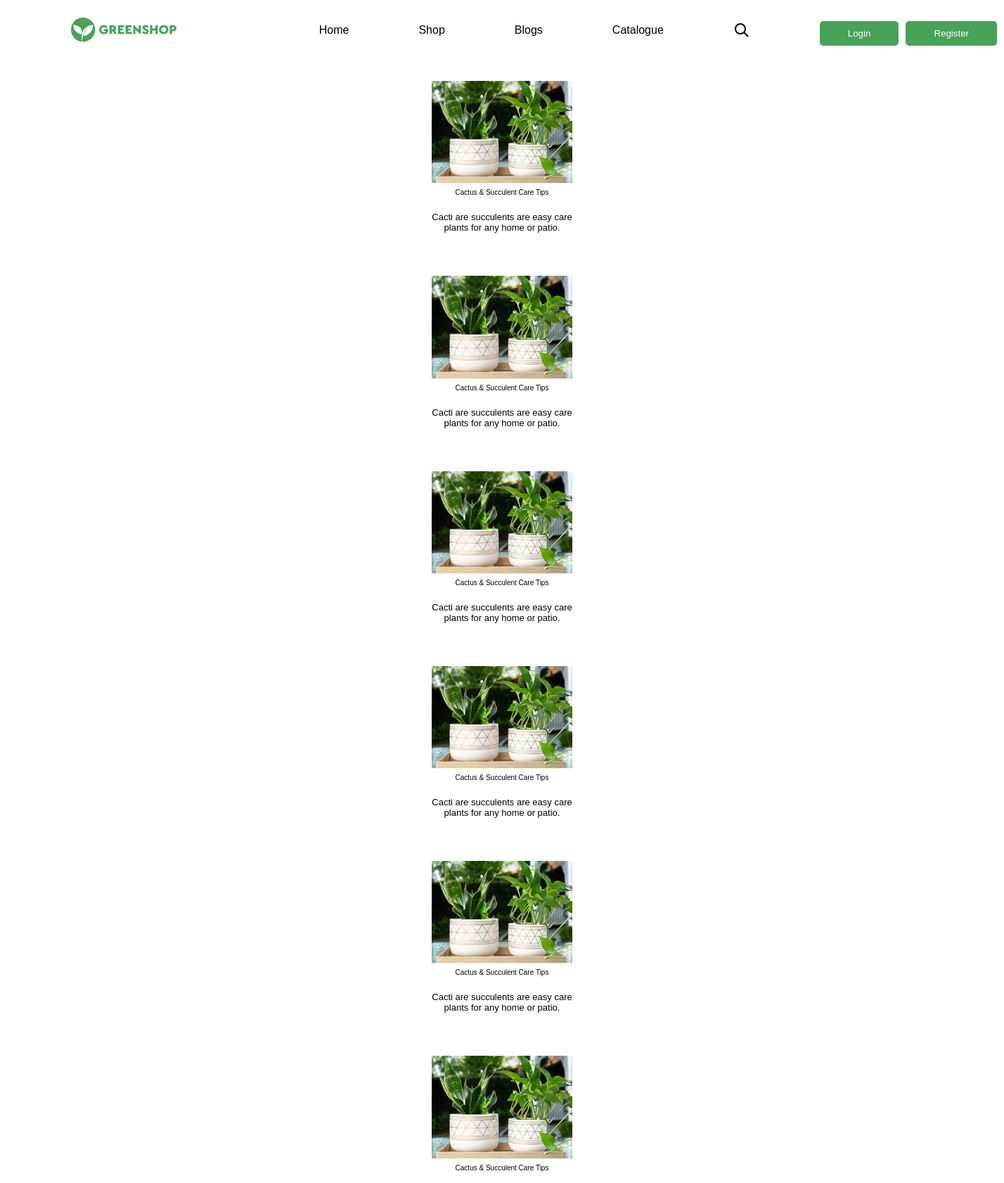
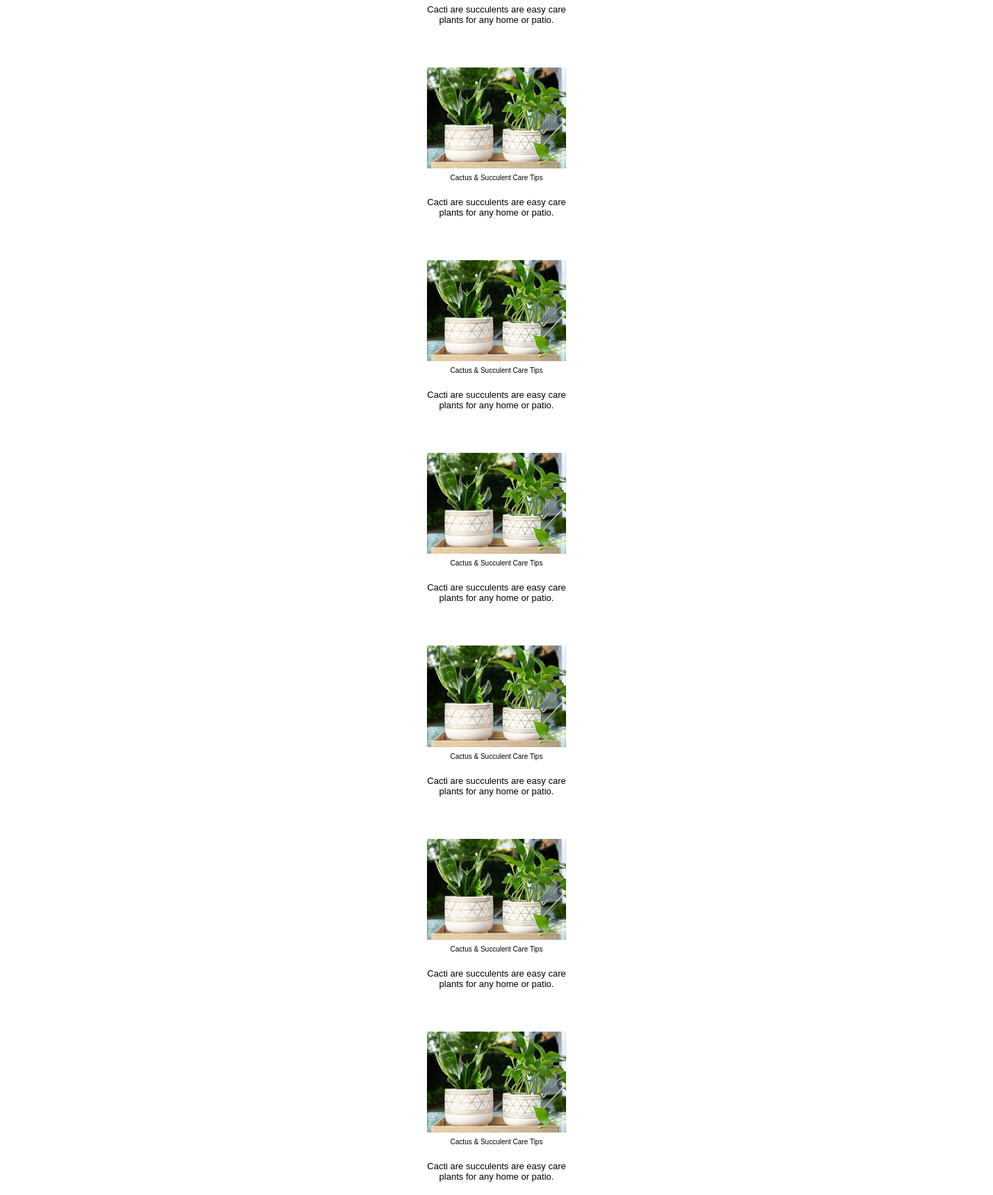
The app's page /blogs/ (upper part) with its own data (2 pictures, top to bottom).
### plant/models.py (models this page shows, shortened)
class TimeAbstract(models.Model):
    created_at = models.DateField('created', auto_now_add=True)
    updated_at = models.DateField('', auto_now=True)
    class Meta:
        abstract = True

class Blog(TimeAbstract):
    class Meta:
        verbose_name_plural = 'blogs'
        verbose_name = 'blog'
    name = models.CharField(max_length=100)
    description = models.TextField()
    image = models.ImageField(upload_to='blog_images/')

### plant/views.py (the view)
# urls.py: path('blogs/', views.AllBlogs.as_view(), name='blogs'),
class AllBlogs(ListView):
    model = Blog
    context_object_name = 'blogs'
    template_name = 'blogs.html'
    def get_context_data(self, **kwargs):
        context = super().get_context_data(**kwargs)
        context['form'] = CustomUserCreationForm
        context['forms'] = LoginForm
        return context

### templates/blogs.html
{% extends "main.html" %}
{% block content %}
<center>
<div class="">
    <div class="display-plant container media-container pad-top-20">
      {% for blog in blogs %}
      <a href="{% url 'detail_blog' blog.id %}">
        <div class="pad-top-20 blog">
          <img src="{{ blog.image.url }}" alt="" />
          <h3>{{ blog.name }}</h3>
          <br /><p>{{ blog.description }}</p>
        </div>
      </a>
      {% endfor %}
    </div>
  </div>
</center>
{% endblock %}

### static/static_dirs/css/main.css (style rules this page uses)
* { margin: 0; box-sizing: border-box; }
.container { width: 1300px; margin: 0 auto; }
.display-plant { display: grid; grid-template-columns: repeat(3, 1fr); gap: 40px; flex: 1; }
img { max-width: 300px; max-height: 300px; }
ul, li, a { text-decoration: none; font-family: Cera Pro, sans-serif; color: black; list-style: none; }
p { font-family: Cera Pro, sans-serif; font-size: 13px; }
h3 { font-family: Cera Pro, sans-serif; font-size: 16px; font-weight: 500; line-height: 18px; }
.blog { max-width: 200px; }
.pad-top-20 { padding-top: 20px; }

### static/static_dirs/css/meda.css (style rules this page uses)
@media (min-width:375px) { body { overflow-x: hidden; } }
@media (min-width: 425px) { body { overflow-x: hidden; } }
@media (min-width: 425px) { .container { max-width: 425px; } }
@media (min-width: 425px) { img { max-width: 200px; } }
@media (min-width: 425px) { h3 { font-size: 10px; } }
@media (min-width: 425px) { .display-plant { flex-wrap: nowrap; gap: 0; gap: 41px; grid-template-columns: repeat(1, 1fr); } }
@media (min-width: 768px) { .container { width: 760px; margin: 0 auto; padding: 10px; } }
@media (min-width: 1024px) { .container { width: 1020px; margin: 0 auto; } }
@media (min-width: 1024px) { .media-container { width: 1020px; } }

### records on screen
Blog: image (picture), name "Cactus & Succulent Care Tips", description "Cacti are succulents are easy care plants for any home or patio."
Blog: image (picture), name "Cactus & Succulent Care Tips", description "Cacti are succulents are easy care plants for any home or patio."
Blog: image (picture), name "Cactus & Succulent Care Tips", description "Cacti are succulents are easy care plants for any home or patio."
Blog: image (picture), name "Cactus & Succulent Care Tips", description "Cacti are succulents are easy care plants for any home or patio."
Blog: image (picture), name "Cactus & Succulent Care Tips", description "Cacti are succulents are easy care plants for any home or patio."
Blog: image (picture), name "Cactus & Succulent Care Tips", description "Cacti are succulents are easy care plants for any home or patio."
Blog: image (picture), name "Cactus & Succulent Care Tips", description "Cacti are succulents are easy care plants for any home or patio."
Blog: image (picture), name "Cactus & Succulent Care Tips", description "Cacti are succulents are easy care plants for any home or patio."
Blog: image (picture), name "Cactus & Succulent Care Tips", description "Cacti are succulents are easy care plants for any home or patio."
Blog: image (picture), name "Cactus & Succulent Care Tips", description "Cacti are succulents are easy care plants for any home or patio."
Blog: image (picture), name "Cactus & Succulent Care Tips", description "Cacti are succulents are easy care plants for any home or patio."
Blog: image (picture), name "Cactus & Succulent Care Tips", description "Cacti are succulents are easy care plants for any home or patio."
